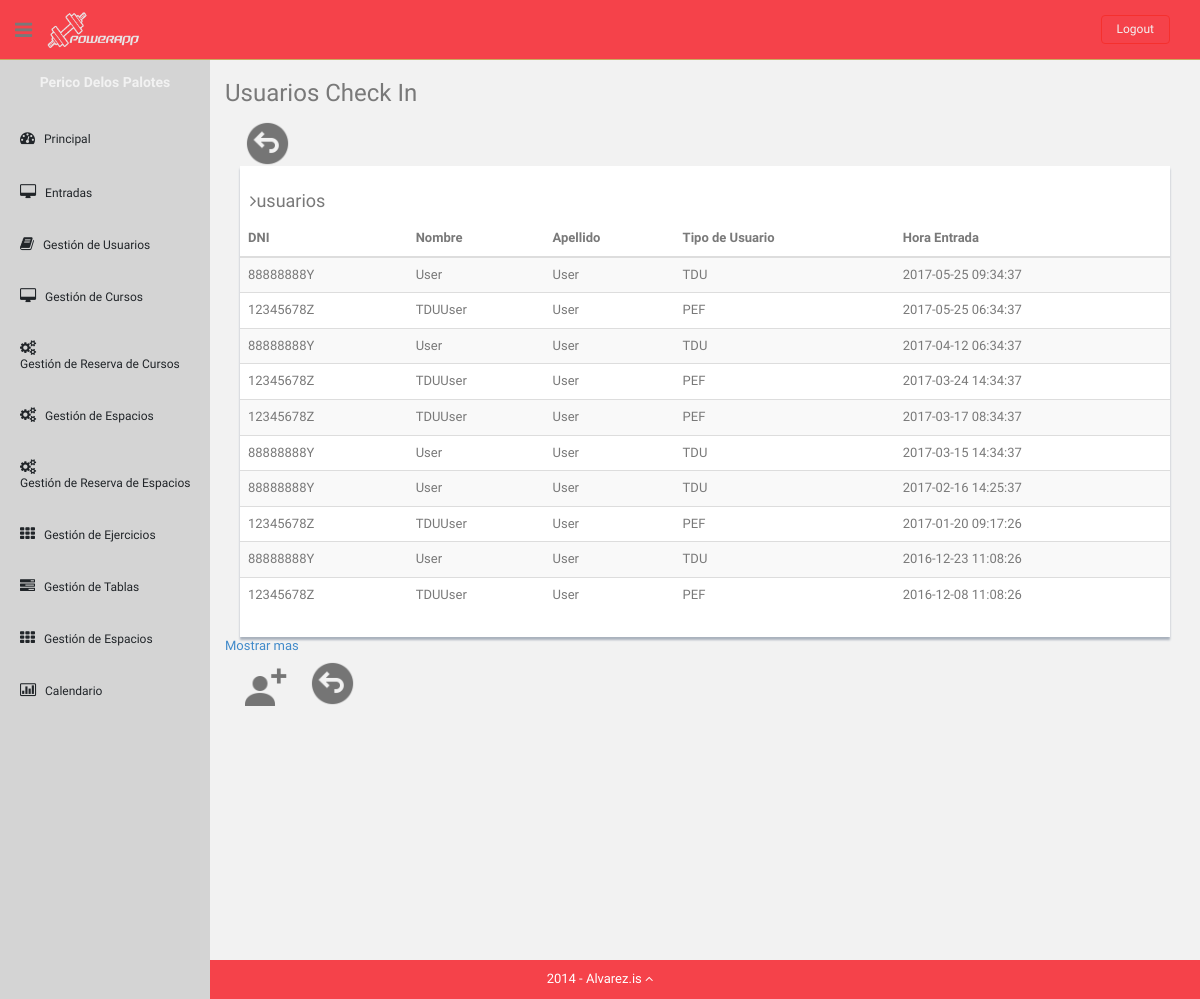
The app's page /Controllers/CheckInShowAllController.php?number=10 (signed in), older data.
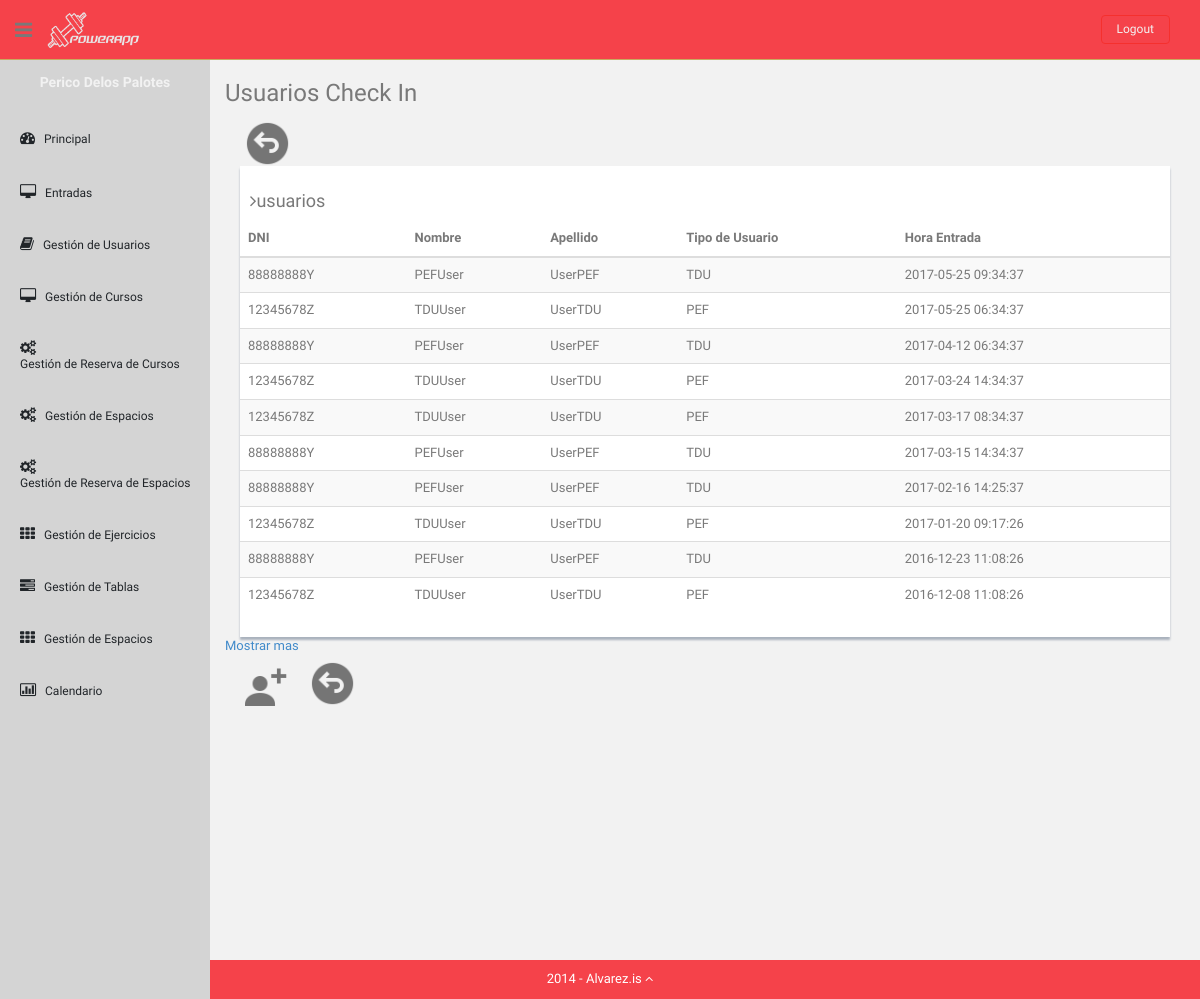
The same page, newer data.
### tables this page shows
CREATE TABLE UsersGym (
    DNI varchar(9) NOT NULL,
    UserType ENUM('ADMIN', 'COACH', 'TDU', 'PEF') NOT NULL,
    PasswordHash char(32) NOT NULL,
    FirstName varchar(50) NOT NULL,
    LastName varchar(80),
    Email varchar(255),
    Telephone int(9),
    City varchar(255),
	Birthdate date,

    PRIMARY KEY (DNI)
);

### Models/User.php (called while the page is built, shortened)
<?php
class User
{
	private $DNI;
    private $UserType;
    private $FirstName;
    private $LastName;
    public function __construct($DNI)
    {
        $this->DNI = $DNI;
    }
    public function loadDataAssoc($dataArray)
    {
        $this->UserType = $dataArray['UserType'];
        $this->FirstName = $dataArray['FirstName'];
        $this->LastName = $dataArray['LastName'];
    }
    public function getDNI()
    {
        return $this->DNI;
    }
    public function getUserType()
    {
        return $this->UserType;
    }
    public function getFirstName()
    {
        return $this->FirstName;
    }
    public function getLastName()
    {
        return $this->LastName;
    }
}
 ?>

### Models/UsersModel.php (called while the page is built, shortened)
<?php
class UserDAO
{
    private $DBLink;
    private $serverName ="localhost";
    private $userName = "admin";
    private $passWord = "admin";
    private $DBName = "powerAppDB";
	function __construct(){
	    $this->DBLink =  new mysqli($this->serverName,$this->userName,$this->passWord,$this->DBName);
    }
    function get(User $user){
        $statement = $this->DBLink->prepare("SELECT * FROM UsersGym WHERE DNI=?");
        $DNI = $user->getDNI();
        $statement->bind_param("s",$DNI);
        if(!$statement->execute()) {
            return "Falló la ejecución: (" . $statement->errno . ") " . $statement->error;
        }else{
            return "ok";
        }
    }
    function getChekin($number){
        $statement = $this->DBLink->prepare("SELECT * FROM AthleteCheckIn ORDER BY CheckInTime DESC LIMIT ".$number);
        if(!$statement->execute()) {
            return "Falló la ejecución: (" . $statement->errno . ") " . $statement->error;
        }else{
            $result = $statement->get_result();
            while ($row = $result->fetch_assoc()){
                $user = new User($row['DNI']);
                $DAO = new UserDAO();
                $DAO->get($user);
            }
            return "ok";
        }
    }
}
?>

### Views/usersCheckIn.php (the view, shortened to what this page needs)
<?php
class userCheckIn
{
    var $users;
    function __construct($users){
        $this->users = $users;
        $this->render();
    }
    function render(){
?>
        <h3>Usuarios Check In</h3>
        <div id="showback">
            <?php
            echo '<a class="submit" href="../index.php"><img src="../Templates/img2/atras.png" style="width:45px;heigh:45px;" title="Atrás"></a>';
            ?>
        </div>
        <div class="col-md-12">
            <div class="content-panel">
                <h4><i class="fa fa-angle-right"></i>usuarios</h4>
                <table class="table table-striped table-advance table-hover">
                    <thead>
                    <tr>
                        <th class="hidden-phone">DNI</th>
                        <th class="hidden-phone">Nombre</th>
                        <th class="hidden-phone">Apellido</th>
                        <th class="hidden-phone">Tipo de Usuario</th>
                        <th class="hidden-phone">Hora Entrada</th>
                    </tr>
                    </thead>
                    <tbody>
          <?php      foreach ($this->users as $date => $user){ ?>
                    <tr>
                        <td><?php  echo $user->getDNI(); ?></td>
                        <td><?php  echo $user->getFirstName(); ?></td>
                        <td><?php  echo $user->getLastName(); ?></td>
                        <td><?php  echo $user->getUserType(); ?></td>
                        <td><?php  echo $date; ?></td>
                    </tr><?php
                }
          ?>
                    </tbody>
                </table>
            </div>
        </div>
<?php
echo '<a class="submit" href="../Controllers/CheckInShowAllController.php?number='.($_REQUEST['number']+10).'">Mostrar mas </a> ';
?>
<div id="showback">
    <?php
    echo '<a class="submit" href="../Controllers/CheckInShowUsersController.php"><img src="../Templates/img2/userAdd.png" style="width:45px;heigh:45px;" title="Añadir usuario"></a>';
    echo '<a class="submit" href="../index.php"><img src="../Templates/img2/atras.png" style="width:45px;heigh:45px;" title="Atrás"></a>';
    ?>
</div>
        <?php
    }
}
?>

Row changes from the older to the newer data that the page shows:
changed usersgym "TDU": FirstName "User" → "PEFUser"; LastName "User" → "UserPEF"
changed usersgym "TDUUser": LastName "User" → "UserTDU"
